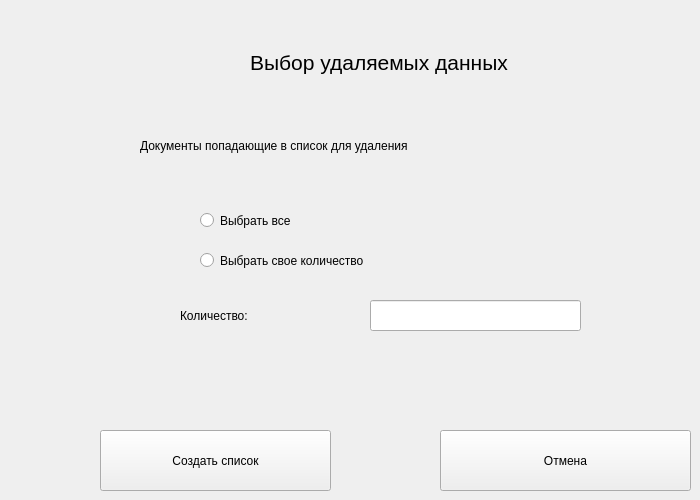
    <widget class="QWidget" name="deletepage_1">
     <widget class="QLabel" name="label_37">
      <property name="geometry">
       <rect>
        <x>250</x>
        <y>50</y>
        <width>291</width>
        <height>25</height>
       </rect>
      </property>
      <property name="font">
       <font>
        <pointsize>16</pointsize>
       </font>
      </property>
      <property name="text">
       <string>Выбор удаляемых данных</string>
      </property>
     </widget>
     <widget class="QLabel" name="label_38">
      <property name="geometry">
       <rect>
        <x>140</x>
        <y>120</y>
        <width>501</width>
        <height>51</height>
       </rect>
      </property>
      <property name="text">
       <string>Документы попадающие в список для удаления</string>
      </property>
     </widget>
     <widget class="QRadioButton" name="deleteAll">
      <property name="geometry">
       <rect>
        <x>200</x>
        <y>210</y>
        <width>161</width>
        <height>21</height>
       </rect>
      </property>
      <property name="text">
       <string>Выбрать все</string>
      </property>
     </widget>
     <widget class="QRadioButton" name="deleteCustom">
      <property name="geometry">
       <rect>
        <x>200</x>
        <y>250</y>
        <width>311</width>
        <height>21</height>
       </rect>
      </property>
      <property name="text">
       <string>Выбрать свое количество</string>
      </property>
     </widget>
     <widget class="QLabel" name="label_39">
      <property name="geometry">
       <rect>
        <x>180</x>
        <y>300</y>
        <width>161</width>
        <height>31</height>
       </rect>
      </property>
      <property name="text">
       <string>Количество:</string>
      </property>
     </widget>
     <widget class="QLineEdit" name="count_del">
      <property name="geometry">
       <rect>
        <x>370</x>
        <y>300</y>
        <width>211</width>
        <height>31</height>
       </rect>
      </property>
     </widget>
     <widget class="QPushButton" name="genList">
      <property name="geometry">
       <rect>
        <x>100</x>
        <y>430</y>
        <width>231</width>
        <height>61</height>
       </rect>
      </property>
      <property name="text">
       <string>Создать список</string>
      </property>
     </widget>
     <widget class="QPushButton" name="returnDel_1">
      <property name="geometry">
       <rect>
        <x>440</x>
        <y>430</y>
        <width>251</width>
        <height>61</height>
       </rect>
      </property>
      <property name="text">
       <string>Отмена</string>
      </property>
     </widget>
    </widget>
